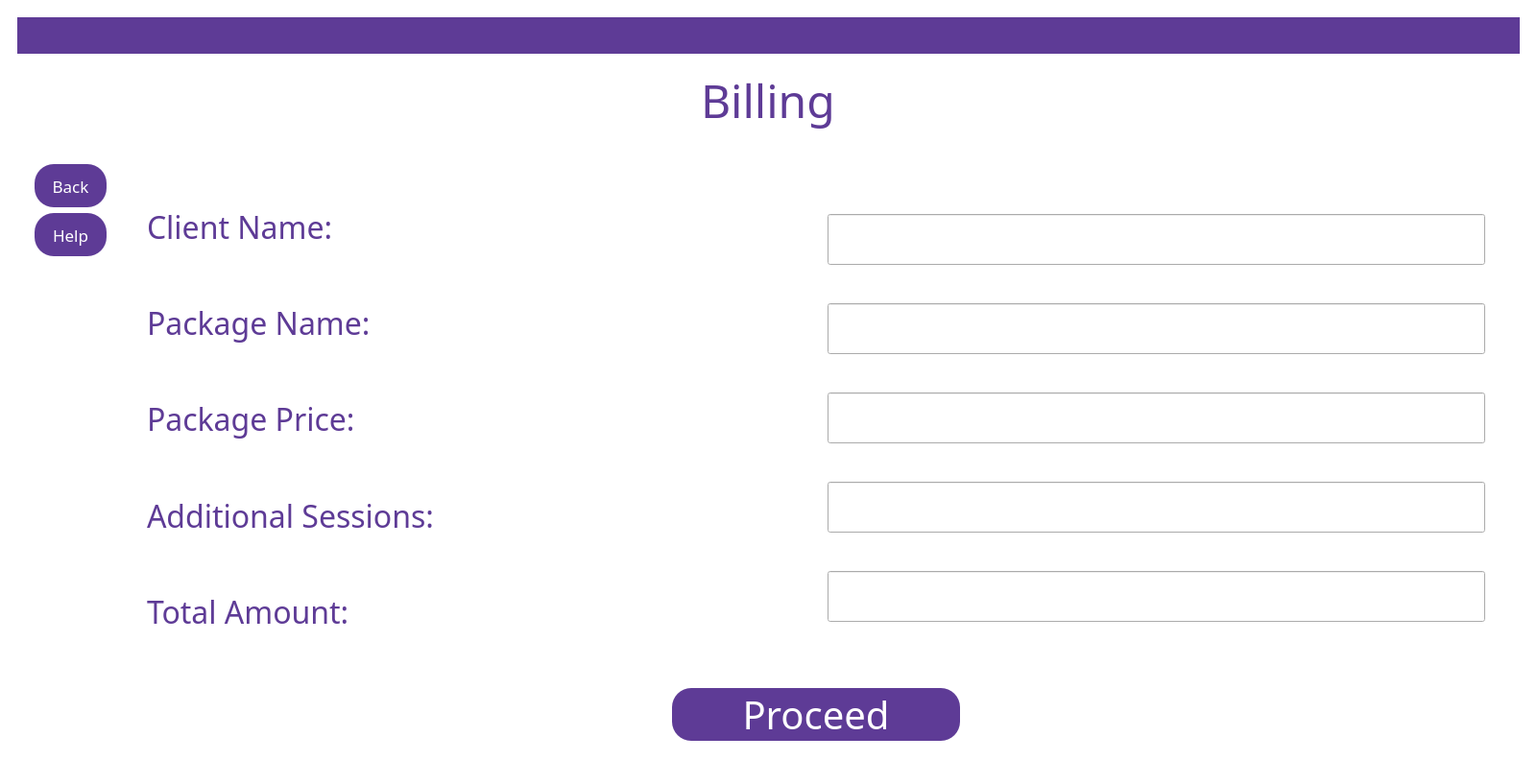
<?xml version="1.0" encoding="UTF-8"?>
<ui version="4.0">
 <class>MainWindow</class>
 <widget class="QMainWindow" name="MainWindow">
  <property name="geometry">
   <rect>
    <x>0</x>
    <y>0</y>
    <width>1601</width>
    <height>817</height>
   </rect>
  </property>
  <property name="windowTitle">
   <string>MainWindow</string>
  </property>
  <property name="styleSheet">
   <string notr="true">QMainWindow
{
background:white;
}</string>
  </property>
  <widget class="QWidget" name="centralwidget">
   <layout class="QGridLayout" name="gridLayout">
    <item row="0" column="0">
     <widget class="QWidget" name="widget" native="true">
      <layout class="QVBoxLayout" name="verticalLayout_2">
       <item>
        <widget class="QWidget" name="widget_2" native="true">
         <property name="sizePolicy">
          <sizepolicy hsizetype="Preferred" vsizetype="Fixed">
           <horstretch>0</horstretch>
           <verstretch>0</verstretch>
          </sizepolicy>
         </property>
         <property name="maximumSize">
          <size>
           <width>16777215</width>
           <height>121</height>
          </size>
         </property>
         <property name="styleSheet">
          <string notr="true">QWidget
{
background: #5e3b96;
}</string>
         </property>
         <layout class="QHBoxLayout" name="horizontalLayout_2">
          <item>
           <spacer name="horizontalSpacer">
            <property name="orientation">
             <enum>Qt::Orientation::Horizontal</enum>
            </property>
            <property name="sizeHint" stdset="0">
             <size>
              <width>435</width>
              <height>20</height>
             </size>
            </property>
           </spacer>
          </item>
          <item>
           <widget class="QLabel" name="label_13">
            <property name="maximumSize">
             <size>
              <width>421</width>
              <height>121</height>
             </size>
            </property>
            <property name="text">
             <string/>
            </property>
            <property name="pixmap">
             <pixmap>../SOFT ENG/assets/logog.jpg</pixmap>
            </property>
            <property name="scaledContents">
             <bool>true</bool>
            </property>
           </widget>
          </item>
          <item>
           <spacer name="horizontalSpacer_2">
            <property name="orientation">
             <enum>Qt::Orientation::Horizontal</enum>
            </property>
            <property name="sizeHint" stdset="0">
             <size>
              <width>435</width>
              <height>20</height>
             </size>
            </property>
           </spacer>
          </item>
         </layout>
        </widget>
       </item>
       <item>
        <widget class="QWidget" name="widget_6" native="true">
         <property name="sizePolicy">
          <sizepolicy hsizetype="Minimum" vsizetype="Fixed">
           <horstretch>0</horstretch>
           <verstretch>0</verstretch>
          </sizepolicy>
         </property>
         <property name="minimumSize">
          <size>
           <width>0</width>
           <height>60</height>
          </size>
         </property>
         <property name="font">
          <font>
           <pointsize>12</pointsize>
          </font>
         </property>
         <property name="styleSheet">
          <string notr="true"/>
         </property>
         <layout class="QHBoxLayout" name="horizontalLayout">
          <property name="spacing">
           <number>6</number>
          </property>
          <property name="topMargin">
           <number>9</number>
          </property>
          <item>
           <spacer name="horizontalSpacer_4">
            <property name="orientation">
             <enum>Qt::Orientation::Horizontal</enum>
            </property>
           </spacer>
          </item>
          <item>
           <widget class="QLabel" name="label">
            <property name="sizePolicy">
             <sizepolicy hsizetype="Fixed" vsizetype="Preferred">
              <horstretch>0</horstretch>
              <verstretch>0</verstretch>
             </sizepolicy>
            </property>
            <property name="font">
             <font>
              <family>Arial Black</family>
              <pointsize>36</pointsize>
             </font>
            </property>
            <property name="styleSheet">
             <string notr="true">QLabel
{
color:#5e3b96;
}</string>
            </property>
            <property name="text">
             <string>Billing</string>
            </property>
           </widget>
          </item>
          <item>
           <spacer name="horizontalSpacer_5">
            <property name="orientation">
             <enum>Qt::Orientation::Horizontal</enum>
            </property>
           </spacer>
          </item>
         </layout>
        </widget>
       </item>
       <item>
        <widget class="QWidget" name="widget_3" native="true">
         <layout class="QHBoxLayout" name="horizontalLayout_3">
          <item>
           <widget class="QWidget" name="widget_4" native="true">
            <property name="sizePolicy">
             <sizepolicy hsizetype="Fixed" vsizetype="Preferred">
              <horstretch>0</horstretch>
              <verstretch>0</verstretch>
             </sizepolicy>
            </property>
            <layout class="QVBoxLayout" name="verticalLayout_3">
             <item>
              <widget class="QPushButton" name="back">
               <property name="sizePolicy">
                <sizepolicy hsizetype="Fixed" vsizetype="Fixed">
                 <horstretch>0</horstretch>
                 <verstretch>0</verstretch>
                </sizepolicy>
               </property>
               <property name="minimumSize">
                <size>
                 <width>75</width>
                 <height>45</height>
                </size>
               </property>
               <property name="font">
                <font>
                 <family>Arial Black</family>
                 <pointsize>13</pointsize>
                </font>
               </property>
               <property name="styleSheet">
                <string notr="true">QPushButton
{
background-color: #5e3b96;
color:white;
 border-radius:20px;
}</string>
               </property>
               <property name="text">
                <string>Back</string>
               </property>
              </widget>
             </item>
             <item>
              <widget class="QPushButton" name="help">
               <property name="sizePolicy">
                <sizepolicy hsizetype="Fixed" vsizetype="Fixed">
                 <horstretch>0</horstretch>
                 <verstretch>0</verstretch>
                </sizepolicy>
               </property>
               <property name="minimumSize">
                <size>
                 <width>75</width>
                 <height>45</height>
                </size>
               </property>
               <property name="font">
                <font>
                 <family>Arial Black</family>
                 <pointsize>13</pointsize>
                </font>
               </property>
               <property name="styleSheet">
                <string notr="true">QPushButton
{
background-color: #5e3b96;
color:white;
 border-radius:20px;
}</string>
               </property>
               <property name="text">
                <string>Help</string>
               </property>
              </widget>
             </item>
             <item>
              <spacer name="verticalSpacer_2">
               <property name="orientation">
                <enum>Qt::Orientation::Vertical</enum>
               </property>
               <property name="sizeHint" stdset="0">
                <size>
                 <width>20</width>
                 <height>40</height>
                </size>
               </property>
              </spacer>
             </item>
            </layout>
           </widget>
          </item>
          <item>
           <widget class="QWidget" name="widget_5" native="true">
            <layout class="QVBoxLayout" name="verticalLayout">
             <item>
              <widget class="QWidget" name="widget_7" native="true">
               <property name="sizePolicy">
                <sizepolicy hsizetype="MinimumExpanding" vsizetype="Preferred">
                 <horstretch>0</horstretch>
                 <verstretch>0</verstretch>
                </sizepolicy>
               </property>
               <layout class="QHBoxLayout" name="horizontalLayout_5">
                <item>
                 <widget class="QWidget" name="widget_9" native="true">
                  <layout class="QVBoxLayout" name="verticalLayout_5">
                   <item>
                    <widget class="QLabel" name="label_7">
                     <property name="font">
                      <font>
                       <family>Arial Black</family>
                       <pointsize>24</pointsize>
                      </font>
                     </property>
                     <property name="styleSheet">
                      <string notr="true">QLabel
{
color:#5e3b96;
}</string>
                     </property>
                     <property name="text">
                      <string>Client Name:</string>
                     </property>
                    </widget>
                   </item>
                   <item>
                    <widget class="QLabel" name="label_4">
                     <property name="font">
                      <font>
                       <family>Arial Black</family>
                       <pointsize>24</pointsize>
                      </font>
                     </property>
                     <property name="styleSheet">
                      <string notr="true">QLabel
{
color:#5e3b96;
}</string>
                     </property>
                     <property name="text">
                      <string>Package Name:</string>
                     </property>
                    </widget>
                   </item>
                   <item>
                    <widget class="QLabel" name="label_5">
                     <property name="font">
                      <font>
                       <family>Arial Black</family>
                       <pointsize>24</pointsize>
                      </font>
                     </property>
                     <property name="styleSheet">
                      <string notr="true">QLabel
{
color:#5e3b96;
}</string>
                     </property>
                     <property name="text">
                      <string>Package Price:</string>
                     </property>
                    </widget>
                   </item>
                   <item>
                    <widget class="QLabel" name="label_6">
                     <property name="font">
                      <font>
                       <family>Arial Black</family>
                       <pointsize>24</pointsize>
                      </font>
                     </property>
                     <property name="styleSheet">
                      <string notr="true">QLabel
{
color:#5e3b96;
}</string>
                     </property>
                     <property name="text">
                      <string>Additional Sessions:</string>
                     </property>
                    </widget>
                   </item>
                   <item>
                    <widget class="QLabel" name="label_8">
                     <property name="font">
                      <font>
                       <family>Arial Black</family>
                       <pointsize>24</pointsize>
                      </font>
                     </property>
                     <property name="styleSheet">
                      <string notr="true">QLabel
{
color:#5e3b96;
}</string>
                     </property>
                     <property name="text">
                      <string>Total Amount:</string>
                     </property>
                    </widget>
                   </item>
                  </layout>
                 </widget>
                </item>
                <item>
                 <widget class="QWidget" name="widget_10" native="true">
                  <layout class="QVBoxLayout" name="verticalLayout_4">
                   <item>
                    <widget class="QLineEdit" name="clientname">
                     <property name="sizePolicy">
                      <sizepolicy hsizetype="Preferred" vsizetype="Fixed">
                       <horstretch>0</horstretch>
                       <verstretch>0</verstretch>
                      </sizepolicy>
                     </property>
                     <property name="minimumSize">
                      <size>
                       <width>100</width>
                       <height>0</height>
                      </size>
                     </property>
                     <property name="font">
                      <font>
                       <family>Arial Black</family>
                       <pointsize>24</pointsize>
                      </font>
                     </property>
                     <property name="styleSheet">
                      <string notr="true">QLineEdit{
color:#5e3b96;
}
</string>
                     </property>
                     <property name="readOnly">
                      <bool>true</bool>
                     </property>
                    </widget>
                   </item>
                   <item>
                    <widget class="QLineEdit" name="packagename">
                     <property name="sizePolicy">
                      <sizepolicy hsizetype="Preferred" vsizetype="Fixed">
                       <horstretch>0</horstretch>
                       <verstretch>0</verstretch>
                      </sizepolicy>
                     </property>
                     <property name="minimumSize">
                      <size>
                       <width>100</width>
                       <height>0</height>
                      </size>
                     </property>
                     <property name="font">
                      <font>
                       <family>Arial Black</family>
                       <pointsize>24</pointsize>
                      </font>
                     </property>
                     <property name="styleSheet">
                      <string notr="true">QLineEdit{
color:#5e3b96;
}
</string>
                     </property>
                     <property name="readOnly">
                      <bool>true</bool>
                     </property>
                    </widget>
                   </item>
                   <item>
                    <widget class="QLineEdit" name="packageprice">
                     <property name="sizePolicy">
                      <sizepolicy hsizetype="Preferred" vsizetype="Fixed">
                       <horstretch>0</horstretch>
                       <verstretch>0</verstretch>
                      </sizepolicy>
                     </property>
                     <property name="minimumSize">
                      <size>
                       <width>100</width>
                       <height>0</height>
                      </size>
                     </property>
                     <property name="font">
                      <font>
                       <family>Arial Black</family>
                       <pointsize>24</pointsize>
                      </font>
                     </property>
                     <property name="styleSheet">
                      <string notr="true">QLineEdit{
color:#5e3b96;
}
</string>
                     </property>
                     <property name="readOnly">
                      <bool>true</bool>
                     </property>
                    </widget>
                   </item>
                   <item>
                    <widget class="QLineEdit" name="additionalsessions">
                     <property name="sizePolicy">
                      <sizepolicy hsizetype="Preferred" vsizetype="Fixed">
                       <horstretch>0</horstretch>
                       <verstretch>0</verstretch>
                      </sizepolicy>
                     </property>
                     <property name="minimumSize">
                      <size>
                       <width>100</width>
                       <height>0</height>
                      </size>
                     </property>
                     <property name="font">
                      <font>
                       <family>Arial Black</family>
                       <pointsize>24</pointsize>
                      </font>
                     </property>
                     <property name="styleSheet">
                      <string notr="true">QLineEdit{
color:#5e3b96;
}
</string>
                     </property>
                     <property name="readOnly">
                      <bool>true</bool>
                     </property>
                    </widget>
                   </item>
                   <item>
                    <widget class="QLineEdit" name="totalamt">
                     <property name="sizePolicy">
                      <sizepolicy hsizetype="Preferred" vsizetype="Fixed">
                       <horstretch>0</horstretch>
                       <verstretch>0</verstretch>
                      </sizepolicy>
                     </property>
                     <property name="minimumSize">
                      <size>
                       <width>200</width>
                       <height>0</height>
                      </size>
                     </property>
                     <property name="font">
                      <font>
                       <family>Arial Black</family>
                       <pointsize>24</pointsize>
                      </font>
                     </property>
                     <property name="styleSheet">
                      <string notr="true">QLineEdit{
color:#5e3b96;
}
</string>
                     </property>
                     <property name="readOnly">
                      <bool>true</bool>
                     </property>
                    </widget>
                   </item>
                  </layout>
                 </widget>
                </item>
               </layout>
              </widget>
             </item>
             <item>
              <widget class="QWidget" name="widget_8" native="true">
               <property name="sizePolicy">
                <sizepolicy hsizetype="Minimum" vsizetype="Fixed">
                 <horstretch>0</horstretch>
                 <verstretch>0</verstretch>
                </sizepolicy>
               </property>
               <property name="minimumSize">
                <size>
                 <width>0</width>
                 <height>47</height>
                </size>
               </property>
               <layout class="QHBoxLayout" name="horizontalLayout_4">
                <item>
                 <spacer name="horizontalSpacer_3">
                  <property name="orientation">
                   <enum>Qt::Orientation::Horizontal</enum>
                  </property>
                  <property name="sizeType">
                   <enum>QSizePolicy::Policy::MinimumExpanding</enum>
                  </property>
                  <property name="sizeHint" stdset="0">
                   <size>
                    <width>550</width>
                    <height>20</height>
                   </size>
                  </property>
                 </spacer>
                </item>
                <item>
                 <widget class="QPushButton" name="proceed">
                  <property name="sizePolicy">
                   <sizepolicy hsizetype="Fixed" vsizetype="Fixed">
                    <horstretch>0</horstretch>
                    <verstretch>0</verstretch>
                   </sizepolicy>
                  </property>
                  <property name="minimumSize">
                   <size>
                    <width>300</width>
                    <height>50</height>
                   </size>
                  </property>
                  <property name="font">
                   <font>
                    <family>Arial Black</family>
                    <pointsize>30</pointsize>
                   </font>
                  </property>
                  <property name="styleSheet">
                   <string notr="true">QPushButton
{
background-color:#5e3b96;
color:white;
border-radius:20px;
}</string>
                  </property>
                  <property name="text">
                   <string>Proceed</string>
                  </property>
                 </widget>
                </item>
                <item>
                 <spacer name="horizontalSpacer_6">
                  <property name="orientation">
                   <enum>Qt::Orientation::Horizontal</enum>
                  </property>
                  <property name="sizeType">
                   <enum>QSizePolicy::Policy::MinimumExpanding</enum>
                  </property>
                  <property name="sizeHint" stdset="0">
                   <size>
                    <width>550</width>
                    <height>20</height>
                   </size>
                  </property>
                 </spacer>
                </item>
               </layout>
              </widget>
             </item>
            </layout>
           </widget>
          </item>
         </layout>
        </widget>
       </item>
      </layout>
     </widget>
    </item>
   </layout>
  </widget>
 </widget>
 <resources/>
 <connections/>
</ui>
